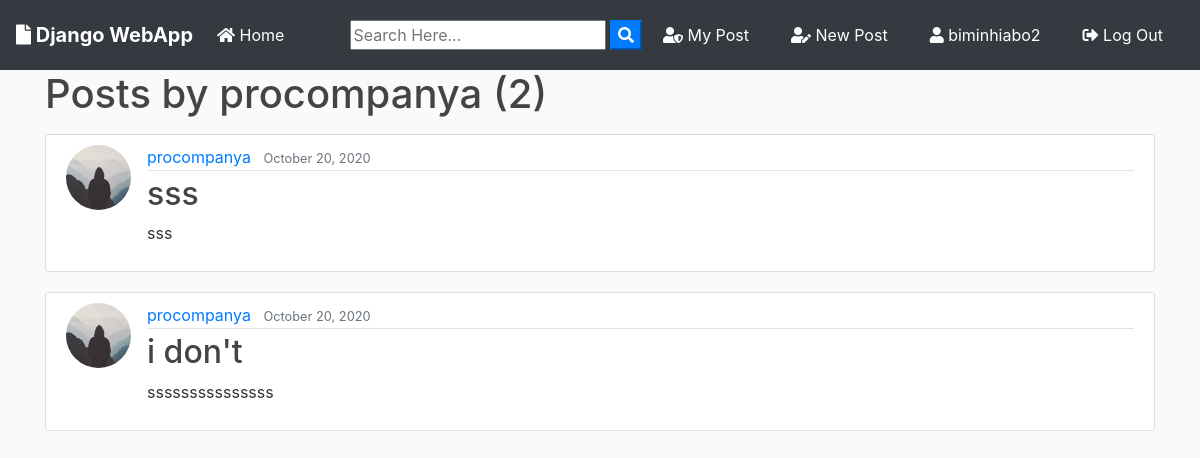
Page /user/procompanya (signed in) on the earlier database version.
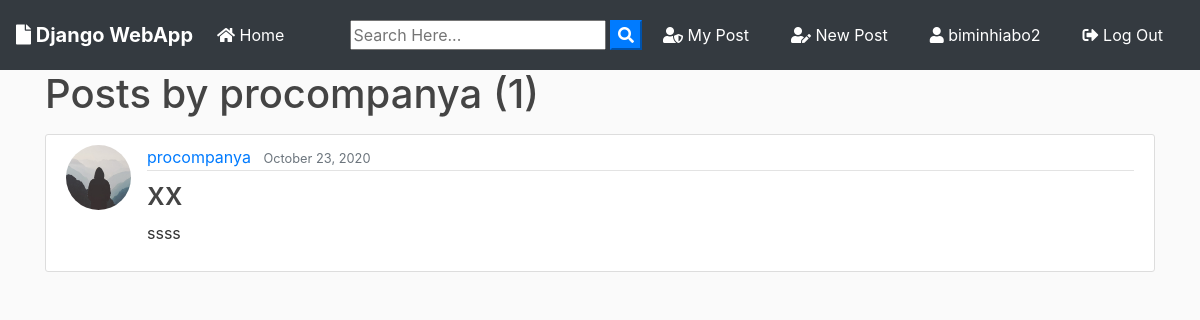
Same page on the later database version.
### blog/models.py (models this page shows, shortened)
class Post(models.Model):
    title = models.CharField(max_length=100)
    file = models.FileField(null=True,blank=True,upload_to='Files')
    content = models.TextField()
    date_posted = models.DateTimeField(default=timezone.now)
    author = models.ForeignKey(User, on_delete=models.CASCADE)
    like = models.ManyToManyField(User, related_name="blog_posts")

### users/models.py (models this page shows, shortened)
class Profile(models.Model):
    user = models.OneToOneField(User, on_delete=models.CASCADE)
    image = models.ImageField(default='default.jpg', upload_to='profile_pics')

### blog/views.py (the view)
# urls.py: path('user/<str:username>', UserPostListView.as_view(), name='user-posts'),
class UserPostListView(ListView):
    model = Post
    template_name = 'blog/user_posts.html'  # <app>/<model>_<viewtype>.html
    context_object_name = 'posts'
    paginate_by = 2
    def get_queryset(self):
        user = get_object_or_404(User, username=self.kwargs.get('username'))
        return Post.objects.filter(author=user).order_by('-date_posted')

### blog/templates/blog/user_posts.html (shortened to what this page needs)
{% extends "blog/base.html" %}
{% block content %}
    <h1 class="mb-3">Posts by {{ view.kwargs.username }} ({{ page_obj.paginator.count }})</h1>
    {% for post in posts %}
        <article class="media content-section">
          <img class="rounded-circle article-img" src="{{ post.author.profile.image.url }}">
          <div class="media-body">
            <div class="article-metadata">
              <a class="mr-2" href="{% url 'user-posts' post.author.username %}">{{ post.author }}</a>
              <small class="text-muted">{{ post.date_posted|date:"F d, Y" }}</small>
            </div>
            <h2><a class="article-title" href="{% url 'post-detail' post.id %}">{{ post.title }}</a></h2>
            <p class="article-content">{{ post.content }}</p>
          </div>
        </article>
    {% endfor %}
{% endblock content %}

Differences in the rows shown:
removed Post: author.profile.image (placeholder picture), author "procompanya", date_posted "October 20, 2020", title "sss", content "sss"
removed Post: author.profile.image (placeholder picture), author "procompanya", date_posted "October 20, 2020", title "i don't", content "sssssssssssssss"
added Post: author.profile.image (placeholder picture), author "procompanya", date_posted "October 23, 2020", title "xx", content "ssss"
Other differences:
{{ page_obj.paginator.count }}: "2" → "1"
